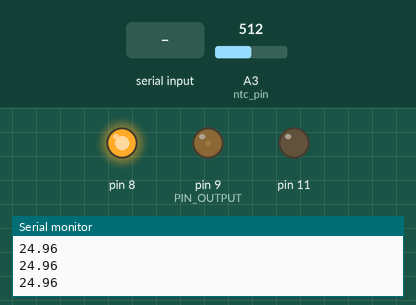
The sketch below on a simulated Arduino Uno, built with avr-gcc and run on an emulated ATmega328P. Parts: output pins drawn as LEDs (lit = HIGH), the last lines printed to the serial monitor. The test bench sets the inputs (shaded band); at power-on: A3 (ntc_pin) = 512.

Above: at 1.2 s.
1.3 s: A3 (ntc_pin) set to 716
2.8 s: "5\n" received over Serial
At 4.06 s:
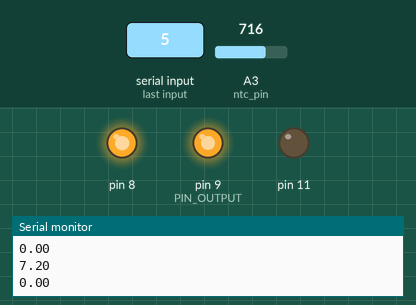
5.8 s: A3 (ntc_pin) set to 122
At 7.5 s:
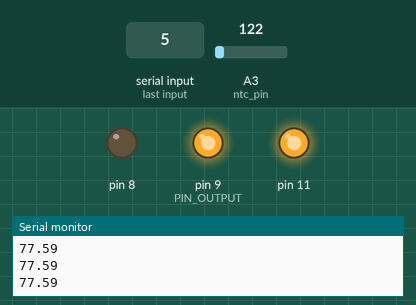
8.8 s: "30,150\n" received over Serial
At 9.45 s:
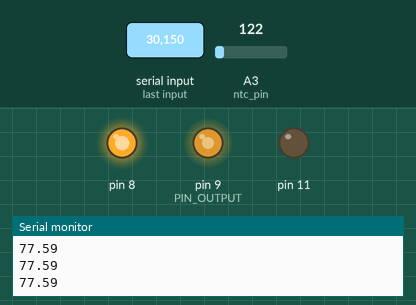
11.8 s: A3 (ntc_pin) set to 2
13.3 s: A3 (ntc_pin) set to 0
At 14.5 s:
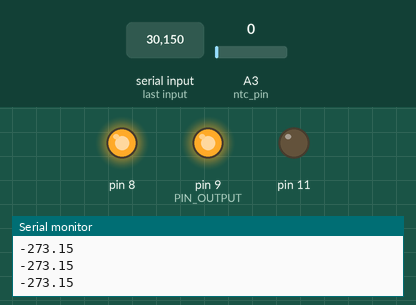
Timing chart, 0 to 15.8 s (numbered marks = the images above; inputs shaded):
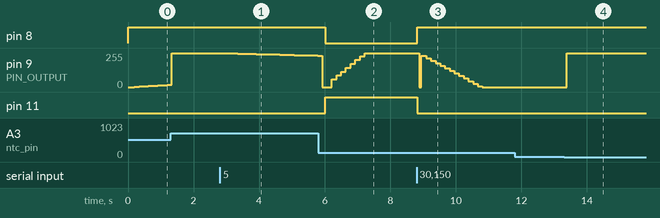

The sketch:

lib_temp.ino
```cpp
#include "temp.h"
#include "PID_v1.h"

#define PIN_OUTPUT 9  // PWM pin to control power output

tempa ntc(8,11);
//Define Variables we'll be connecting to
double Setpoint, Input, Output;
//Specify the links and initial tuning parameters
double Kp=15, Ki=4, Kd=1;
int Direction = 1;
int oldDirection=0;
PID myPID(&Input, &Output, &Setpoint, Kp, Ki, Kd, P_ON_M, Direction);

void setup(void) {
  Serial.begin(9600);                 //initialize serial communication at a baud rate of 9600
  ntc.begin();                        // setup the pin directions
  myPID.SetMode(AUTOMATIC);           //turn the PID on

}
void loop(void) {
  oldDirection = Direction;
  Direction = ntc.setdirection();                  // set the peltier power leads direction and the PID direction
  myPID.SetControllerDirection(Direction);
  Input = ntc.gettemp();                          //get temperature readings
  Setpoint = ntc.settemp();                       // get the set temperature from serial
  myPID.Compute();
  if (oldDirection!=Direction){
    Output = 0;
  }                              // control temperature
  analogWrite(PIN_OUTPUT, int (Output));                // set the pwm value

  // Serial.print("NTC: ");
  Serial.println(Input);
  // Serial.print("SET: ");
  // Serial.print(Setpoint);
  // Serial.print("PWM: ");
  // Serial.println(int (Output));

  delay(20);
}
```

temp.cpp
```cpp
#include "temp.h"
#include "Arduino.h"

tempa::tempa(int pina, int pinb)
{
  _pina = pina;
  _pinb = pinb;
}
void tempa::begin()
{
  pinMode(_pina,OUTPUT);
  pinMode(_pinb,OUTPUT);
}
double tempa::gettemp()
{

  samples = 0;  //array to store the samples
  for (i = 0; i < samplingrate; i++) {
    samples += analogRead(ntc_pin);
    delay(10);
  }

  R = samples / samplingrate;

 // Calculate NTC resistance
  R = 1023 / R- 1;
  R = Rref / R;

  temp = R / nominal_resistance;     // (R/Ro)
  temp = log(temp);                  // ln(R/Ro)
  temp /= beta;                   // 1/B * ln(R/Ro)
  temp += 1.0 / (nominal_temeprature + 273.15); // + (1/To)
  temp = 1.0 / temp;                 // Invert
  temp -= 273.15;                         // convert absolute temp to C
  // Serial.print("Temperature ");
  // Serial.print(temp);
  // Serial.println(" *C");

  return temp;
}

double tempa::settemp()
{
  if(Serial.available() > 0)
  {
    String receivedString = Serial.readStringUntil('\n'); // Read the incoming string until newline
    receivedString.trim(); // Remove any leading or trailing whitespace (including CRLF)
    input = receivedString.toFloat(); // Convert the string to a float
    heat = (input > preinput) ? true : false;
  }
  preinput = input ;
  return input;
}

int tempa::setdirection()
{
  if(heat == false && input < temp )
  {
    currentMillis = millis();
    if(currentMillis - previousMillis > interval)
    {
      pretemp = temp;
      previousMillis = currentMillis;

    }
    Serial.println(pretemp);
    if(pretemp >= temp)
    {
      digitalWrite(_pina,LOW);
      digitalWrite(_pinb,HIGH);
      // Serial.println("cooling");
      return 1;
    } else
    {
      // Serial.println("Shutdown");
      return 0;
    }
  }
  else
  {
    digitalWrite(_pina,HIGH);
    digitalWrite(_pinb,LOW);
    // Serial.println("heating");
    return 0;
  }

}
```

temp.h
```cpp
#ifndef TEMP_H
#define TEMP_H

#include "Arduino.h"

#define ntc_pin A3         // Pin,to which the voltage divider is connected
#define nominal_resistance 10000       //Nominal resistance at 25⁰C
#define nominal_temeprature 25   // temperature for nominal resistance (almost always 25⁰ C)
#define samplingrate 5    // Number of samples
#define beta 3976  // The beta coefficient or the B value of the thermistor (usually 3000-4000) check the datasheet for the accurate value.
#define Rref 10000   //Value of  resistor used for the voltage divider


class tempa
{
  public:
    tempa(int pina, int pinb);
    void begin();
    int setdirection();
    double gettemp();
    double settemp();

    uint8_t i;
    float  R = 0;
    float tempsamples = 2;
    int samples = 0;
    float input = 30;
    float temp = 0;
    float preinput = 0;
    bool heat;
    long currentMillis;
    long previousMillis = 0;
    int interval = 6000;
    float pretemp = 0;

  private:
    int _pina;
    int _pinb;

};


#endif 
```

Measured:
- the behaviour switches between 1 and 0 on A3 (ntc_pin) (found by bisection; images 3 and 4)
- after the input at 2.8 s, pin 9 (PIN_OUTPUT): moves from 255/255 to 236/255 over 2.9 s, starting after 0.11 s
- after the input at 8.8 s, pin 8: LOW → HIGH at once; pin 11: HIGH → LOW at once
- after the input at 13.3 s, pin 9 (PIN_OUTPUT): 0/255 → 255/255 after 0.09 s
